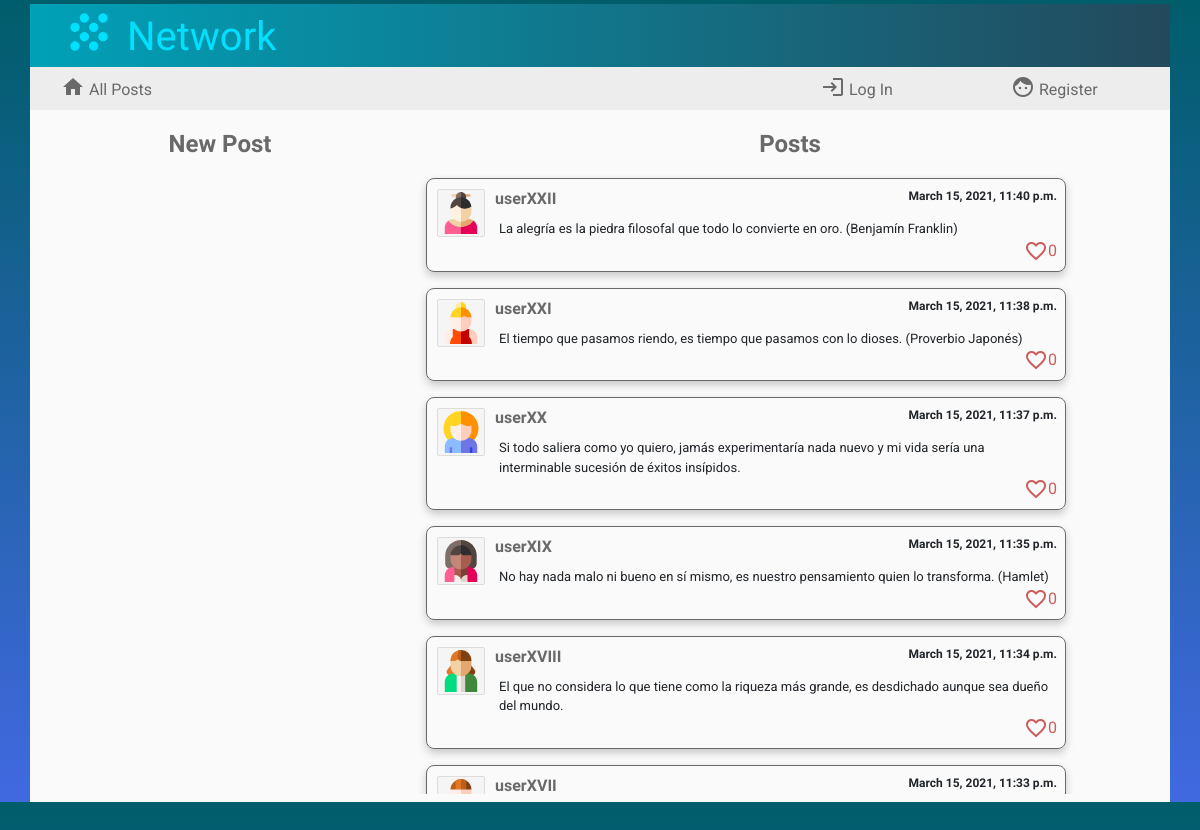
Page /?page=2 on the earlier database version.
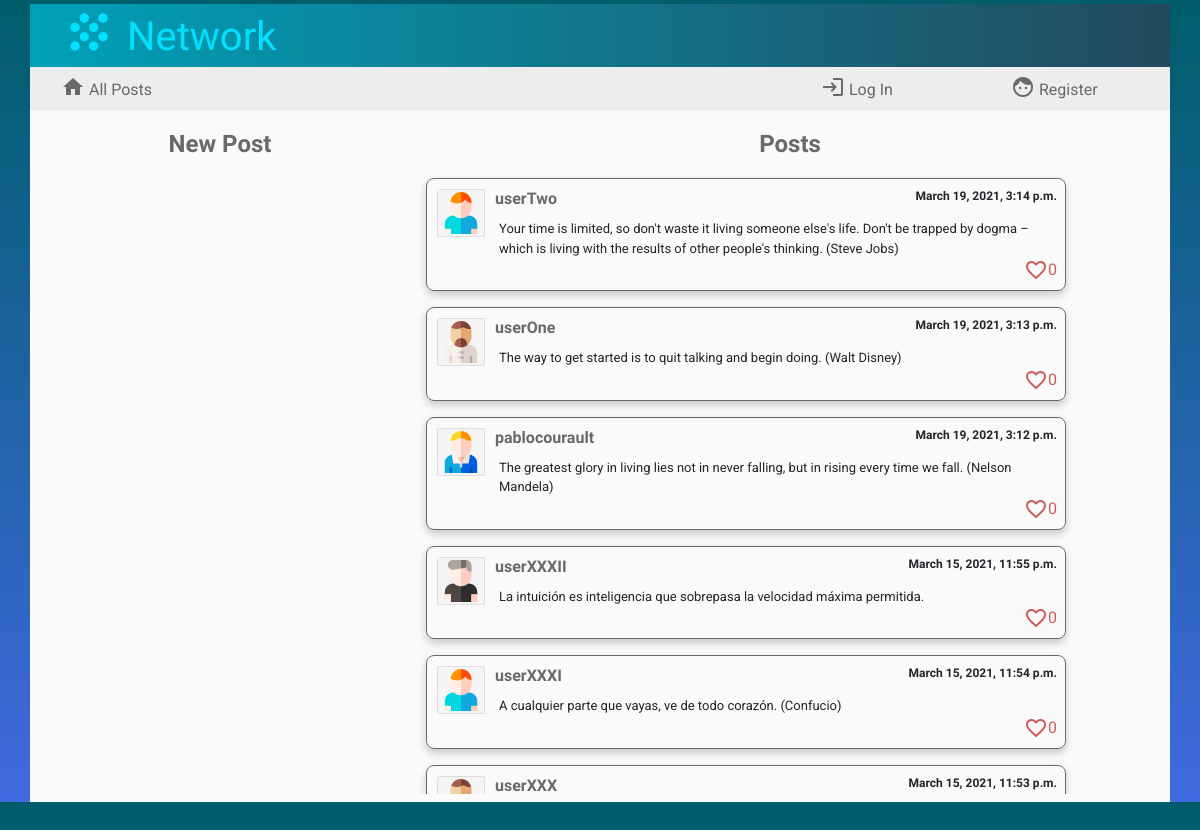
Same page on the later database version.
### network/models.py (models this page shows, shortened)
class Posts(models.Model): # publicación
    usuario = models.ForeignKey(User, on_delete=models.CASCADE, blank=False)
    avatar = models.CharField(max_length=12, blank=False)
    contents = models.TextField(max_length=640, blank=False)
    post_date = models.DateTimeField(blank=False, auto_now_add=True)
    cantidad_megusta = models.IntegerField(default=0)
    megusta = models.ManyToManyField(User, blank=True, related_name="likesto")

class User(AbstractUser):
    pass

### network/views.py (the view)
# urls.py: path("", views.index, name="index"),
def index(request):
    lista_posts = Posts.objects.all().order_by('-post_date')
    paginator = Paginator(lista_posts, 10)
    page_number = request.GET.get('page')
    page_obj = paginator.get_page(page_number)
    if request.user.is_authenticated:
        perfil = Profile.objects.get(usuario=request.user)
        return render(request, "network/index.html",{"perfil": perfil,'page_obj': page_obj})
    else:
        return render(request, "network/index.html",{'page_obj': page_obj})

### network/templates/network/index.html (shortened to what this page needs)
{% extends "network/layout.html" %}
{% load static %}
{% block body %}
<div class="container cuerpo">
    <div class="row">
        <div class="col-4">
           <div class="titleNewPost">New Post</div>
        </div>
        <div class="col-8">
            <div class="titleNewPost">Posts</div>
        </div>
    </div>
    <div class="row" id="principal">
        <div class="col-4">
            {% if user.is_authenticated %}
            <div id="formulario">
            <form id="compose-form">
                <textarea id="compose-post"></textarea>
                <input type="submit" class="btn btn-primary botonenviar" value="Send"/>
            </form>
            <div id="successfully">posted successfully
                <span class="material-icons">
                    sentiment_satisfied_alt
                    </span>
            </div>
            </div>
            {% else %}
            <div id="formulario">
            </div>
            {% endif %}
        </div>
        <div class="col-8" id="posts">
            {% for post in page_obj %}
            <div class="post">
                <div class="postdetails"> <a href="{% url 'profile' post.usuario %}"> <img src="/static/network/avatars/{{post.avatar}}" class="postavatar"> <text class="postname">{{post.usuario}}</text> </a> <text class="postdate">{{post.post_date}}</text></div>
                <div class="postcontents">{{post.contents}}</div>
                {% if user.is_authenticated %}
                <div class="postlikes">
                <i class="material-icons iconlikes identity" data-identity='{{post.id}}' style="cursor: pointer" id='icon{{post.id}}'>
                    {% if user in post.megusta.all %}
                        favorite
                    {% else %}
                        favorite_border
                    {% endif %}
                </i>
                <text class="numberlikes" id='text{{post.id}}'>&nbsp;{{post.cantidad_megusta}}</text></div>
                {% else %}
                <div class="postlikes"><i class="material-icons iconlikes">favorite_border</i><text class="numberlikes">{{post.cantidad_megusta}}</text></div>
                {% endif %}
            </div>
            {% endfor %}
        </div>
    </div>
</div>
{% endblock %}

Differences in the rows shown:
no longer on this page (row unchanged): Posts: avatar (picture), usuario "userXXII", post_date "March 15, 2021, 11:40 p.m.", contents "La alegría es la piedra filosofal que todo lo convierte en oro. (Benjamín Franklin)", cantidad_megusta "0"
no longer on this page (row unchanged): Posts: avatar (picture), usuario "userXXI", post_date "March 15, 2021, 11:38 p.m.", contents "El tiempo que pasamos riendo, es tiempo que pasamos con lo dioses. (Proverbio Japonés)", cantidad_megusta "0"
no longer on this page (row unchanged): Posts: avatar (picture), usuario "userXX", post_date "March 15, 2021, 11:37 p.m.", contents "Si todo saliera como yo quiero, jamás experimentaría nada nuevo y mi vida sería una interminable sucesión de éxitos insípidos.", cantidad_megusta "0"
no longer on this page (row unchanged): Posts: avatar (picture), usuario "userXIX", post_date "March 15, 2021, 11:35 p.m.", contents "No hay nada malo ni bueno en sí mismo, es nuestro pensamiento quien lo transforma. (Hamlet)", cantidad_megusta "0"
no longer on this page (row unchanged): Posts: avatar (picture), usuario "userXVIII", post_date "March 15, 2021, 11:34 p.m.", contents "El que no considera lo que tiene como la riqueza más grande, es desdichado aunque sea dueño del mundo.", cantidad_megusta "0"
no longer on this page (row unchanged): Posts: avatar (picture), usuario "userXVII", post_date "March 15, 2021, 11:33 p.m."
added Posts: avatar (picture), usuario "userTwo", post_date "March 19, 2021, 3:14 p.m.", contents "Your time is limited, so don't waste it living someone else's life. Don't be trapped by dogma – which is living with the results of other people's thinking. (Steve Jobs)", cantidad_megusta "0"
added Posts: avatar (picture), usuario "userOne", post_date "March 19, 2021, 3:13 p.m.", contents "The way to get started is to quit talking and begin doing. (Walt Disney)", cantidad_megusta "0"
added Posts: avatar (picture), usuario "pablocourault", post_date "March 19, 2021, 3:12 p.m.", contents "The greatest glory in living lies not in never falling, but in rising every time we fall. (Nelson Mandela)", cantidad_megusta "0"
now on this page (row edited): Posts: avatar (picture), usuario "userXXXII", post_date "March 15, 2021, 11:55 p.m.", contents "La intuición es inteligencia que sobrepasa la velocidad máxima permitida.", cantidad_megusta "0"
now on this page (row unchanged): Posts: avatar (picture), usuario "userXXXI", post_date "March 15, 2021, 11:54 p.m.", contents "A cualquier parte que vayas, ve de todo corazón. (Confucio)", cantidad_megusta "0"
now on this page (row edited): Posts: avatar (picture), usuario "userXXX", post_date "March 15, 2021, 11:53 p.m."
